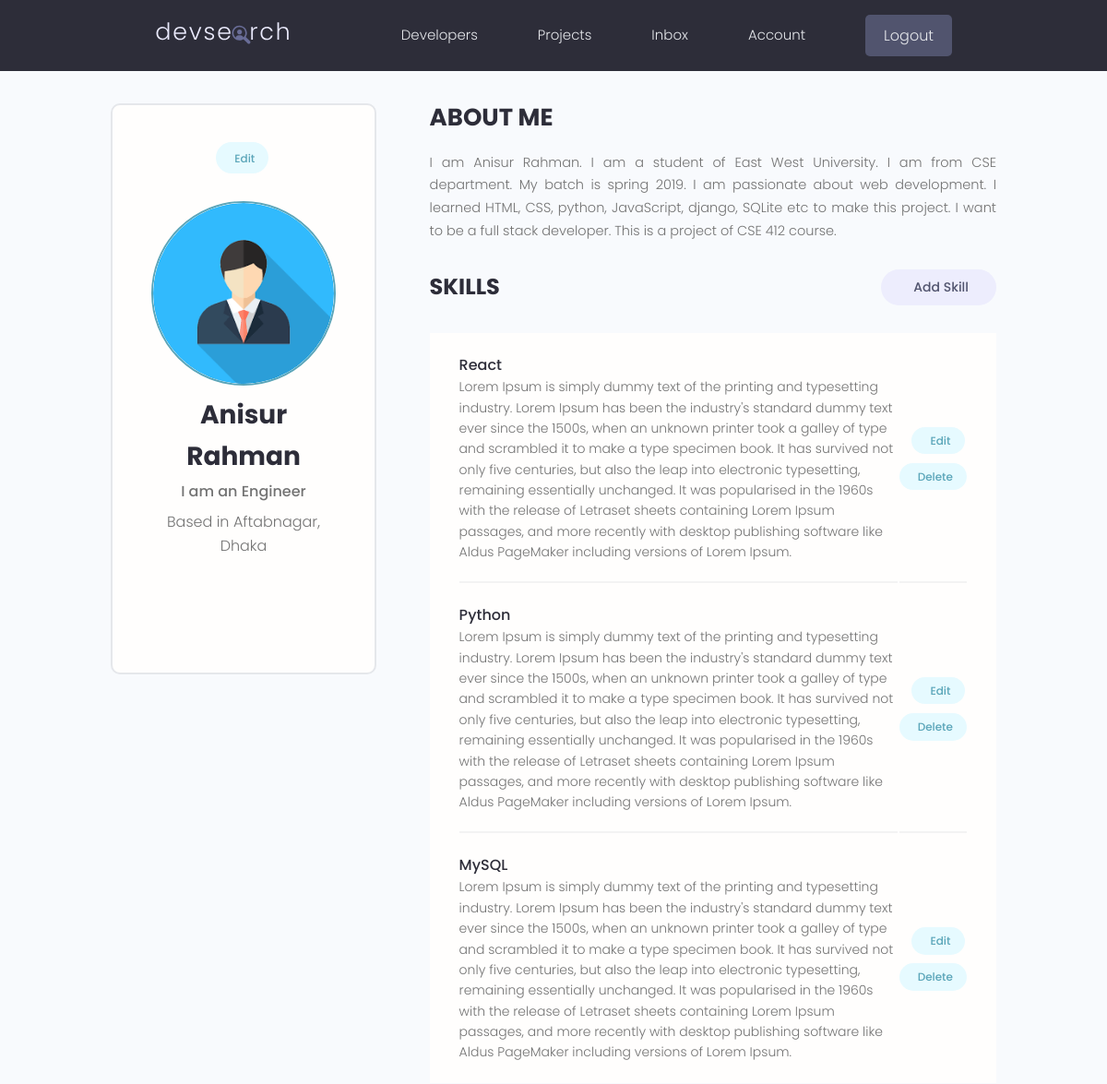
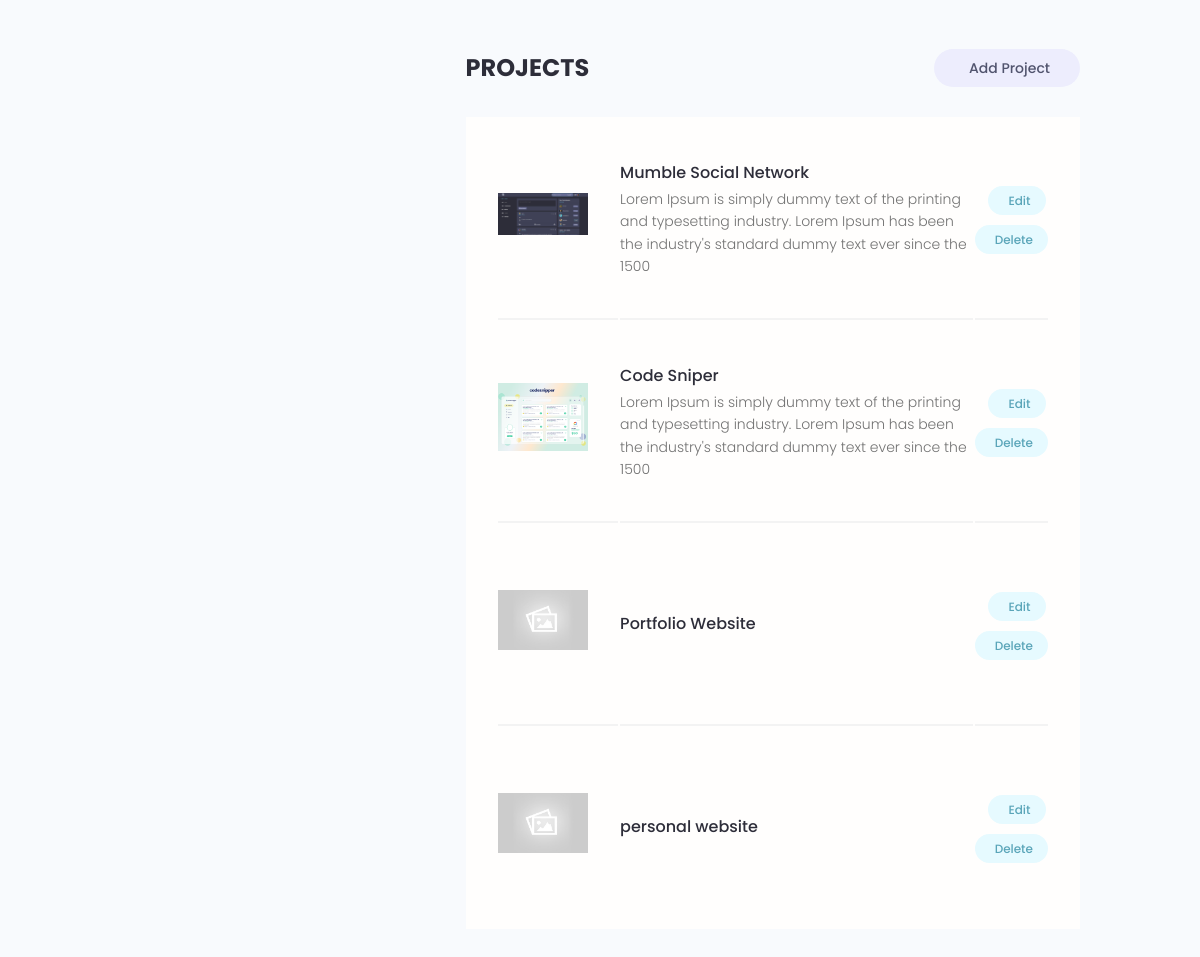
/account/ (signed in), run on the app's committed database (2 pictures, top to bottom).
### users/models.py (models this page shows, shortened)
class Profile(models.Model):
    user = models.OneToOneField(User, on_delete=models.CASCADE, null=True, blank=True)
    name = models.CharField(max_length=200, blank = True, null=True)
    email = models.EmailField(max_length=500, blank = True, null=True)
    username = models.CharField(max_length=200, blank = True, null=True)
    location = models.CharField(max_length=200, blank = True, null=True)
    short_intro = models.CharField(max_length=200, blank = True, null=True)
    bio = models.TextField(blank=True, null=True)
    profile_image = models.ImageField(null=True,
        blank=True, upload_to='profiles/', default = "profiles/user-defaulf.png")
    social_github = models.CharField(max_length=200, blank = True, null=True)
    social_twitter = models.CharField(max_length=200, blank = True, null=True)
    social_linkedin = models.CharField(max_length=200, blank = True, null=True)
    social_youtube = models.CharField(max_length=200, blank = True, null=True)
    social_website = models.CharField(max_length=200, blank = True, null=True)
    created = models.DateTimeField(auto_now_add=True)
    id = models.UUIDField(default=uuid.uuid4, unique=True, primary_key=True, editable=False)

class Skill(models.Model):
    owner = models.ForeignKey(Profile, on_delete=models.CASCADE, null=True, blank=True)
    name = models.CharField(max_length=200, blank = True, null=True)
    description = models.TextField(null=True, blank = True)
    created = models.DateTimeField(auto_now_add=True)
    id = models.UUIDField(default=uuid.uuid4, unique=True, primary_key=True, editable=False)

### projects/models.py (models this page shows, shortened)
class Project(models.Model):
    owner = models.ForeignKey(Profile, null=True, blank=True, on_delete=models.SET_NULL)
    title = models.CharField(max_length = 200)
    description = models.TextField(null=True, blank=True)
    featured_image = models.ImageField(
        null=True, blank=True, default="default.jpg")
    demo_link = models.CharField(max_length = 2000, null=True, blank=True)
    source_link = models.CharField(max_length = 2000, null=True, blank=True)
    tags = models.ManyToManyField('Tag', blank=True)
    vote_total = models.IntegerField(default=0, null=True, blank = True)
    vote_ratio = models.IntegerField(default=0, null=True, blank = True)
    created = models.DateTimeField(auto_now_add=True)
    id = models.UUIDField(default=uuid.uuid4, unique=True,
                        primary_key=True, editable=False)
    class Meta:
        ordering = ['created']

### users/views.py (the view)
# urls.py: path('account/', views.userAccount, name= "account"),
@login_required(login_url='login')
def userAccount(request):
    profile = request.user.profile
    skills = profile.skill_set.all()
    projects = profile.project_set.all()
    context = {'profile':profile, 'skills':skills, 'projects':projects}
    return render(request, 'users/account.html', context)

### users/templates/users/account.html (shortened to what this page needs)
{% extends 'main.html' %}
{% block content %}
  <main class="settingsPage profile my-md">
    <div class="container">
      <div class="layout">
        <div class="column column--1of3">
          <div class="card text-center">
            <div class="card__body dev">
              <a class="tag tag--pill tag--main settings__btn" href="{% url 'edit-account' %}"> Edit</a>
              <img class="avatar avatar--xl dev__avatar" src="{{profile.profile_image.url}}" />
              <h2 class="dev__name">{{profile.name}}</h2>
              <p class="dev__title">{{profile.short_intro}}</p>
              <p class="dev__location">Based in {{profile.location}}</p>
              <ul class="dev__social">
              </ul>
            </div>
          </div>
        </div>
        <div class="column column--2of3">
          <div class="devInfo">
            <h3 class="devInfo__title">About Me</h3>
            <p class="devInfo__about">{{profile.bio}}</p>
          </div>
          <div class="settings">
            <h3 class="settings__title">Skills</h3>
            <a class="tag tag--pill tag--sub settings__btn tag--lg" href="{% url 'create-skill' %}"> Add Skill</a>
          </div>
          <table class="settings__table">
            {% for skill in skills %}
            <tr>
              <td class="settings__tableInfo">
                <h4>{{skill.name}}</h4>
                <p>
                  {{skill.description}}
                </p>
              </td>
              <td class="settings__tableActions">
                <a class="tag tag--pill tag--main settings__btn" href="{% url 'update-skill' skill.id %}"> Edit</a>
                <a class="tag tag--pill tag--main settings__btn" href="{% url 'delete-skill' skill.id %}?next=/account/">
                  Delete</a>
              </td>
            </tr>
            {% endfor %}
          </table>
          <div class="settings">
            <h3 class="settings__title">Projects</h3>
            <a class="tag tag--pill tag--sub settings__btn tag--lg" href="{% url 'create-project' %}"> Add Project</a>
          </div>
          <table class="settings__table">
            {% for project in projects %}
            <tr>
              <td class="settings__thumbnail">
                <a href="{% url 'project' project.id %}"><img src="{{project.featured_image.url}}" alt="Project Thumbnail" /></a>
              </td>
              <td class="settings__tableInfo">
                <a href="{% url 'project' project.id %}">{{project.title}}</a>
                <p>{{project.description|slice:"150"}}</p>
              </td>
              <td class="settings__tableActions">
                <a class="tag tag--pill tag--main settings__btn" href="{% url 'update-project' project.id %}"> Edit</a>
                <a class="tag tag--pill tag--main settings__btn" href="{% url 'delete-project' project.id %}?next=/account/">
                  Delete</a>
              </td>
            </tr>
            {% endfor %}
          </table>
        </div>
      </div>
    </div>
  </main>
  {% endblock %}

### staticfiles/styles/app.css (style rules this page uses)
:root { --color-sub: #2d2d39; }
.card { border: 2px solid var(--color-light); }
img { width: 100%; }
.profile .card > .dev { padding: 4rem; }
.dev__avatar { display: block; margin: auto; }
.dev__name { color: var(--color-sub); font-size: 2.8rem; font-weight: 700; margin-top: 1rem; margin-bottom: 0.5rem; }
.dev__title { font-size: 1.6rem; font-weight: 500; line-height: 1.3; }
.dev__location { margin-top: 1rem; }
.dev__social { margin: 3rem 0; list-style: none; display: flex; justify-content: center; gap: 1.5rem; }
.devInfo { margin-bottom: 3rem; }
.devInfo__title, .devInfo__subtitle { font-size: 2.6rem; color: var(--color-sub); text-transform: uppercase; font-weight: 700; margin-bottom: 1.5rem; }
.devInfo__about, .devSkill__info { font-size: 1.45rem; line-height: 1.7; text-align: justify; }
.settingsPage .dev > .settings__btn { display: inline-block; margin-bottom: 3rem; }
.settings { display: flex; justify-content: space-between; align-items: center; }
.settings__title { font-size: 2.4rem; text-transform: uppercase; font-weight: 700; color: var(--color-sub); }
.settings__table { margin-top: 3rem; margin-bottom: 5rem; padding: 0 3rem; background: var(--color-white); }
.settings__table tr { width: 100%; }
.settings__table tr > td { padding: 2rem 0; }
.settings__table tr:not(:last-child) td { border-bottom: 2px solid var(--color-white-light); }
.settings__thumbnail { width: 23%; min-width: 10rem; }
.settings__thumbnail img { padding-right: 3rem; height: 15rem; object-fit: contain; }
.settings__tableInfo { width: 100%; }
.settings__tableInfo h4, .settings__tableInfo a { padding-right: 1rem; width: auto; font-size: 1.6rem; font-weight: 500; color: var(--color-sub); }
.settings__tableInfo p { font-size: 1.4rem; }
.settings__tableActions { text-align: right; }

### staticfiles/uikit/styles/modules/_variables.css (style rules this page uses)
:root { --color-main: #5aa5b9; --color-main-light: #e6faff; --color-sub: #3f4156; --color-sub-light: #51546e; --color-sub-lighter: #ededfd; --color-text: #737373; --color-gray: #8b8b8b; --color-light: #e5e7eb; --color-light-gray: #767676; --color-bg: #f8fafd; --color-white: #fffefd; --color-white-light: #f3f3f3; --color-success: #359e64; --color-success-bg: #def8e8; --color-error: #fc4b0b; --color-error-bg: #fff2ee; --font-base: 'Poppins', arial, helvetica, 'Segoe UI', roboto, ubuntu, sans-serif; --font-monospace: 'Fira Code', 'Courier New', courier, monospace; --font-regular: 300; --font-medium: 500; --font-bold: 700; --generic-shadow: 1px 1px 5px #00000010; --generic-transition: all 0.3s ease-in-out; }

### staticfiles/uikit/styles/modules/_base.css (style rules this page uses)
* { margin: 0; padding: 0; box-sizing: border-box; text-rendering: optimizeLegibility; color: inherit; font-size: inherit; }
html { font-size: 50%; }
@media only screen and (min-width: 480px) { html { font-size: 56.25%; } }
@media only screen and (min-width: 1200px) { html { font-size: 62.5%; } }
body { line-height: 1.6; font-weight: 400; font-size: 1.5rem; color: var(--color-text); background-color: var(--color-bg); min-height: 100vh; }

### staticfiles/uikit/styles/modules/_typography.css (style rules this page uses)
* { font-family: var(--font-base); }
h2 { font-size: 3.6rem; font-weight: var(--font-bold); }
h3 { font-size: 3.2rem; font-weight: var(--font-medium); }
h4 { font-size: 2.8rem; font-weight: var(--font-medium); }
p, span, strong { font-size: 1.6rem; color: var(--color-text); font-weight: var(--font-regular); }
a { padding-bottom: 2px; text-decoration: none; display: inline-block; color: var(--color-main); font-weight: var(--font-medium); }

### staticfiles/uikit/styles/modules/_utilities.css (style rules this page uses)
.container { width: 92%; max-width: 165rem; margin: 0 auto; box-sizing: border-box; }
@media screen and (min-width: 1000px) { .container { width: 90%; } }
@media screen and (min-width: 1200px) { .container { width: 80%; } }
.text-center { text-align: center; }
.my-md { margin: 3rem auto; }

### staticfiles/uikit/styles/modules/_avatar.css (style rules this page uses)
.avatar { border-radius: 50%; border: 2px solid var(--color-main); object-fit: cover; }
.avatar--xl { height: 20rem; width: 20rem; }

### staticfiles/uikit/styles/modules/_card.css (style rules this page uses)
.card { border-radius: 1rem; background-color: var(--color-white); border: 1.5px solid var(--color-light); width: auto; height: auto; margin-top: 0.5rem; margin-bottom: 0.5rem; overflow: hidden; }
.card__body, .card__header { padding: 2rem 2.5rem; }

### staticfiles/uikit/styles/modules/_layout.css (style rules this page uses)
.layout { display: flex; flex-flow: row wrap; justify-content: space-between; }
.layout > .column { margin-bottom: 3rem; }
.layout > .column.column--1of3 { flex-basis: 30%; }
.layout > .column.column--2of3 { flex-basis: 64%; }

### data on the page
Profile: profile_image (picture), name "Anisur Rahman", short_intro "I am an Engineer", location "Aftabnagar, Dhaka", bio "I am Anisur Rahman. I am a student of East West University. I am from CSE department. My batch is spring 2019. I am passionate about web development. I learned HTML, CSS, python, JavaScript, django, SQLite etc to make this project. I want to be a full stack developer. This is a project of CSE 412 course."
Skill: name "React", description "Lorem Ipsum is simply dummy text of the printing and typesetting industry. Lorem Ipsum has been the industry's standard dummy text ever since the 1500s, when an unknown printer took a galley of type and scrambled it to make a type specimen book. It has survived not only five centuries, but also the leap into electronic typesetting, remaining essentially unchanged. It was popularised in the 1960s with the release of Letraset sheets containing Lorem Ipsum passages, and more recently with desktop publishing software like Aldus PageMaker including versions of Lorem Ipsum."
Skill: name "Python", description "Lorem Ipsum is simply dummy text of the printing and typesetting industry. Lorem Ipsum has been the industry's standard dummy text ever since the 1500s, when an unknown printer took a galley of type and scrambled it to make a type specimen book. It has survived not only five centuries, but also the leap into electronic typesetting, remaining essentially unchanged. It was popularised in the 1960s with the release of Letraset sheets containing Lorem Ipsum passages, and more recently with desktop publishing software like Aldus PageMaker including versions of Lorem Ipsum."
Skill: name "MySQL", description "Lorem Ipsum is simply dummy text of the printing and typesetting industry. Lorem Ipsum has been the industry's standard dummy text ever since the 1500s, when an unknown printer took a galley of type and scrambled it to make a type specimen book. It has survived not only five centuries, but also the leap into electronic typesetting, remaining essentially unchanged. It was popularised in the 1960s with the release of Letraset sheets containing Lorem Ipsum passages, and more recently with desktop publishing software like Aldus PageMaker including versions of Lorem Ipsum."
Project: featured_image (picture), title "Mumble Social Network", description "Lorem Ipsum is simply dummy text of the printing and typesetting industry. Lorem Ipsum has been the industry's standard dummy text ever since the 1500"
Project: featured_image (picture), title "Code Sniper", description "Lorem Ipsum is simply dummy text of the printing and typesetting industry. Lorem Ipsum has been the industry's standard dummy text ever since the 1500"
Project: featured_image (placeholder picture), title "Portfolio Website"
Project: featured_image (placeholder picture), title "personal website"
